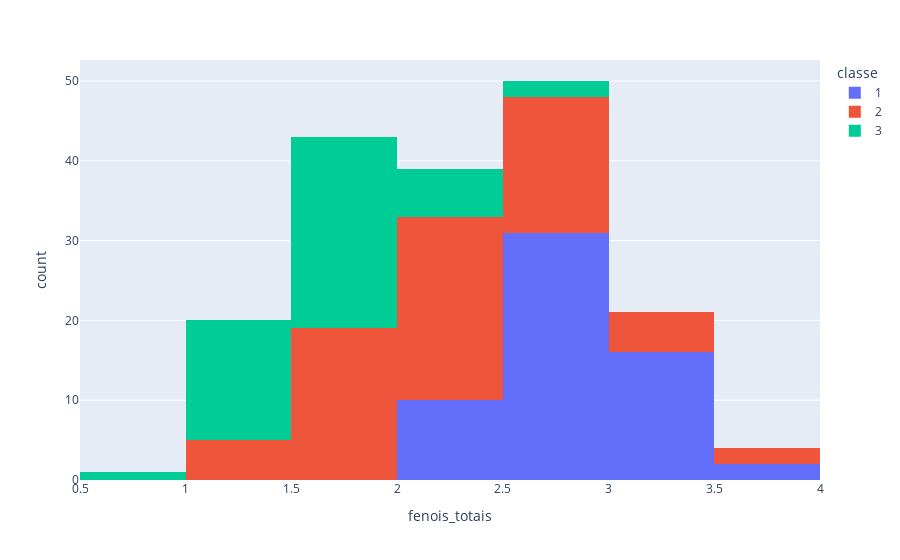

This figure's notebook cell:
### Markdown cell above
## 4. Criação de Histograma
## Crie um histograma para visualizar a distribuição dos dados na coluna:

fenois_totais, utilizando 10 bins

    Dica: Utilize plt.hist() ou sns.histplot() para criar histogramas e ajuste o número de bins usando o argumento bins=10.
    Crie um histograma da coluna fenois_totais, filtrando apenas a classe 3, utilizando 10 bins.

### Code cell
# Aproveitei para plotar o histograma segregado por classe, mostrando o comportamento dos dados em cada classe de vinho
px.histogram(vinhos, 'fenois_totais', nbins=10, color='classe')

### Figure 1 — Plotly figure (JSON) as saved in the notebook; plotly's stock layout.template omitted (floating-point values rounded to 4 significant figures)
{"data": [{"alignmentgroup": "True", "bingroup": "x", "hovertemplate": "classe=1<br>fenois_totais=%{x}<br>count=%{y}<extra></extra>", "legendgroup": "1", "marker": {"color": "#636efa", "pattern": {"shape": ""}}, "name": "1", "nbinsx": 10, "offsetgroup": "1", "orientation": "v", "showlegend": true, "type": "histogram", "visible": true, "x": [2.8, 2.65, 2.8, 3.85, 2.8, 3.27, 2.5, 2.6, 2.8, 2.98, 2.95, 2.2, 2.6, 3.1, 3.3, 2.85, 2.8, 2.95, 3.3, 2.7, 3, 2.41, 2.61, 2.48, 2.53, 2.63, 2.85, 2.4, 2.95, 2.65, 3, 2.86, 2.42, 2.95, 2.35, 2.7, 2.6, 2.45, 2.4, 3, 3.15, 2.45, 3.25, 2.64, 3, 2.85, 3.25, 3.1, 2.75, 2.88, 2.72, 2.45, 3.88, 3, 2.6, 2.96, 3.2, 3, 3.4], "xaxis": "x", "yaxis": "y"}, {"alignmentgroup": "True", "bingroup": "x", "hovertemplate": "classe=2<br>fenois_totais=%{x}<br>count=%{y}<extra></extra>", "legendgroup": "2", "marker": {"color": "#EF553B", "pattern": {"shape": ""}}, "name": "2", "nbinsx": 10, "offsetgroup": "2", "orientation": "v", "showlegend": true, "type": "histogram", "visible": true, "x": [1.98, 2.05, 2.02, 2.1, 3.5, 1.89, 2.42, 2.98, 2.11, 2.53, 1.85, 1.1, 2.95, 1.88, 3.3, 3.38, 1.61, 1.95, 1.72, 1.9, 2.83, 2.42, 2.2, 2, 1.65, 2.2, 2.2, 1.78, 1.92, 1.95, 2.2, 1.6, 1.45, 1.38, 2.45, 3.02, 2.5, 1.6, 2.55, 3.52, 2.85, 2.23, 1.45, 2.56, 2.5, 2.2, 1.68, 1.65, 1.38, 2.36, 2.74, 3.18, 2.55, 1.75, 2.48, 2.56, 2.46, 1.98, 2, 1.63, 2, 2.9, 3.18, 2.2, 2.62, 2.86, 2.6, 2.74, 2.13, 2.22, 2.1], "xaxis": "x", "yaxis": "y"}, {"alignmentgroup": "True", "bingroup": "x", "hovertemplate": "classe=3<br>fenois_totais=%{x}<br>count=%{y}<extra></extra>", "legendgroup": "3", "marker": {"color": "#00cc96", "pattern": {"shape": ""}}, "name": "3", "nbinsx": 10, "offsetgroup": "3", "orientation": "v", "showlegend": true, "type": "histogram", "visible": true, "x": [1.51, 1.3, 1.15, 1.7, 2, 1.62, 1.38, 1.79, 1.62, 2.32, 1.54, 1.4, 1.55, 2, 1.38, 1.5, 0.98, 1.7, 1.93, 1.41, 1.4, 1.48, 2.2, 1.8, 1.48, 1.74, 1.8, 1.9, 2.8, 2.6, 2.3, 1.83, 1.65, 1.39, 1.35, 1.28, 1.7, 1.48, 1.55, 1.98, 1.25, 1.39, 1.68, 1.68, 1.8, 1.59, 1.65, 2.05], "xaxis": "x", "yaxis": "y"}], "layout": {"autosize": true, "barmode": "relative", "legend": {"title": {"text": "classe"}, "tracegroupgap": 0}, "margin": {"t": 60}, "xaxis": {"anchor": "y", "autorange": true, "domain": [0, 1], "range": [0.5, 4], "title": {"text": "fenois_totais"}, "type": "linear"}, "yaxis": {"anchor": "x", "autorange": true, "domain": [0, 1], "range": [0, 52.63], "title": {"text": "count"}}}}
